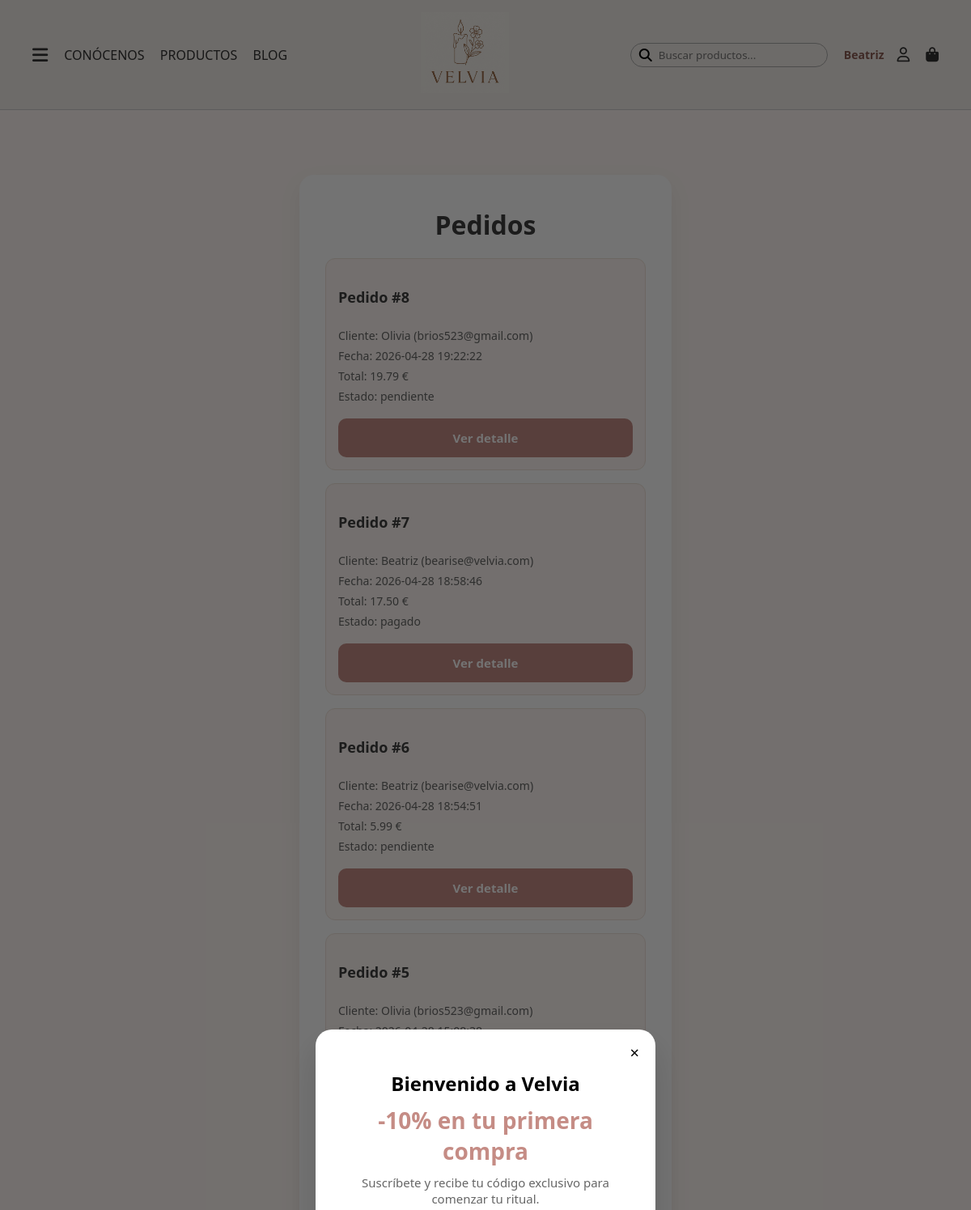
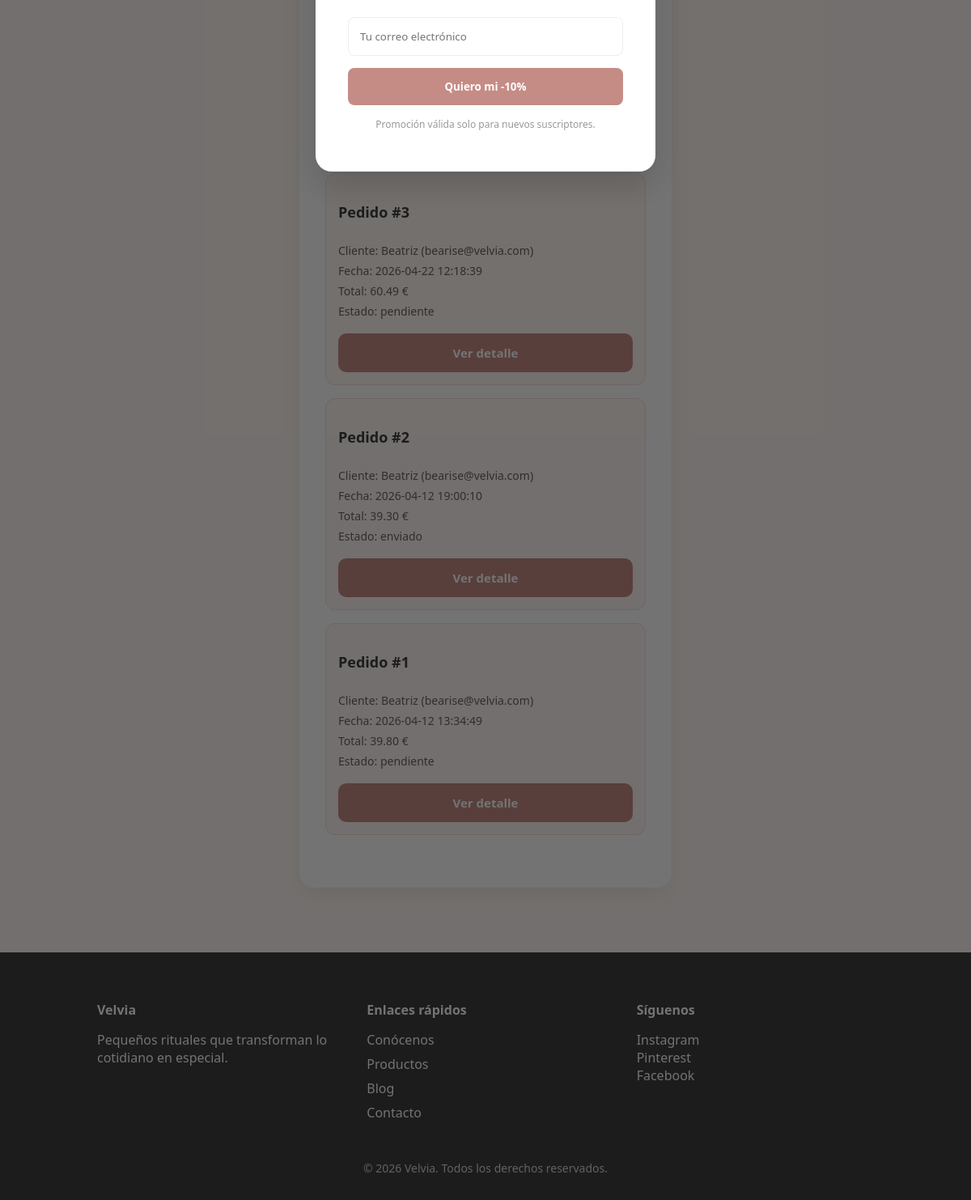
The app's page /admin/pedidos.php (signed in) with its own data (2 pictures, top to bottom).
### tables this page shows
CREATE TABLE `pedido` (
  `id_pedido` int(11) NOT NULL,
  `fecha_pedido` datetime DEFAULT current_timestamp(),
  `estado_pedido` varchar(20) NOT NULL DEFAULT 'pendiente',
  `total` decimal(10,2) DEFAULT NULL,
  `id_direccion` int(11) DEFAULT NULL,
  `id_usuario` int(11) DEFAULT NULL
);

CREATE TABLE `usuario` (
  `id_usuario` int(11) NOT NULL,
  `nombre` varchar(50) NOT NULL,
  `apellidos` varchar(100) DEFAULT NULL,
  `email` varchar(100) NOT NULL,
  `password` varchar(255) NOT NULL,
  `rol` enum('admin','cliente') DEFAULT 'cliente',
  `fecha_registro` timestamp NULL DEFAULT current_timestamp()
);

### admin/pedidos.php (the view, shortened to what this page needs)
<?php
include_once '../php/conexion.php';
$stmt = $pdo->query("
    SELECT
        p.id_pedido,
        p.fecha_pedido,
        p.estado_pedido,
        p.total,
        u.nombre,
        u.email
    FROM pedido p
    JOIN usuario u ON p.id_usuario = u.id_usuario
    ORDER BY p.fecha_pedido DESC
");
$pedidos = $stmt->fetchAll();
include("../php/includes/header.php");
?>
<section class="auth-section">
  <div class="auth-card">
    <h1>Pedidos</h1>
    <?php if (count($pedidos) > 0): ?>
      <div class="pedidos-list">
        <?php foreach ($pedidos as $pedido): ?>
          <div class="pedido-card">
            <p><strong>Pedido #<?= $pedido['id_pedido']; ?></strong></p>
            <p>Cliente: <?= htmlspecialchars($pedido['nombre']); ?> (<?= htmlspecialchars($pedido['email']); ?>)</p>
            <p>Fecha: <?= $pedido['fecha_pedido']; ?></p>
            <p>Total: <?= number_format($pedido['total'], 2); ?> €</p>
            <p>Estado: <?= $pedido['estado_pedido']; ?></p>
            <a href="detalle_pedido.php?id=<?= $pedido['id_pedido']; ?>" class="auth-btn btn-principal">
              Ver detalle
            </a>
          </div>
        <?php endforeach; ?>
      </div>
    <?php else: ?>
      <p>No hay pedidos.</p>
    <?php endif; ?>
  </div>
</section>
<?php include("../php/includes/footer.php"); ?>

### css/styles.css (style rules this page uses)
* { margin: 0; padding: 0; box-sizing: border-box; font-family: 'Segoe UI', sans-serif; }
body { background-color: #f3eee9; }
html { scroll-behavior: smooth; }
.pedidos-list { display: flex; flex-direction: column; gap: 20px; margin-bottom: 25px; }
.pedido-card { background: #fff8f4; border: 1px solid #e8ddd6; border-radius: 14px; padding: 18px 20px; display: flex; flex-direction: column; gap: 6px; }
.pedido-card strong { font-size: 16px; color: #3e3e3e; }
.pedido-card p { margin: 0; font-size: 14px; color: #666; }
.auth-card p strong { display: block; font-size: 18px; margin: 20px 0; color: #3e3e3e; }
.btn-principal { display: inline-block; margin-top: 10px; }

### css/auth.css (style rules this page uses)
.auth-section { min-height: calc(100vh - 140px); display: flex; justify-content: center; align-items: center; padding: 80px 6%; background: #fff8f4; }
.auth-card { width: 100%; max-width: 460px; background: #fff; border-radius: 18px; padding: 40px 32px; box-shadow: 0 10px 30px rgba(0, 0, 0, 0.06); }
.auth-card h1 { font-size: 32px; color: #3e3e3e; margin-bottom: 10px; text-align: center; }
.auth-btn { margin-top: 10px; padding: 14px 18px; border: none; border-radius: 10px; background: #c58c85; color: white; font-size: 15px; font-weight: 600; cursor: pointer; transition: background 0.3s ease, transform 0.2s ease; }
.btn-principal { background: #c58c85; color: white; }
.pedidos-list { display: flex; flex-direction: column; gap: 16px; margin-top: 20px; }
.pedido-card { background: #fff8f4; border: 1px solid #f0e3db; border-radius: 12px; padding: 15px; }
.pedido-card .auth-btn { margin-top: 12px; text-decoration: none; display: inline-flex; align-items: center; justify-content: center; }
.pedido-card strong { color: #3e3e3e; }

### records on screen
pedido: id_pedido "8", id_usuario.nombre "Olivia", id_usuario.email "brios523@gmail.com", fecha_pedido "2026-04-28 19:22:22", total "19.79", estado_pedido "pendiente"
pedido: id_pedido "7", id_usuario.nombre "Beatriz", id_usuario.email "bearise@velvia.com", fecha_pedido "2026-04-28 18:58:46", total "17.50", estado_pedido "pagado"
pedido: id_pedido "6", id_usuario.nombre "Beatriz", id_usuario.email "bearise@velvia.com", fecha_pedido "2026-04-28 18:54:51", total "5.99", estado_pedido "pendiente"
pedido: id_pedido "5", id_usuario.nombre "Olivia", id_usuario.email "brios523@gmail.com"
pedido: id_pedido "3", id_usuario.nombre "Beatriz", id_usuario.email "bearise@velvia.com", fecha_pedido "2026-04-22 12:18:39", total "60.49", estado_pedido "pendiente"
pedido: id_pedido "2", id_usuario.nombre "Beatriz", id_usuario.email "bearise@velvia.com", fecha_pedido "2026-04-12 19:00:10", total "39.30", estado_pedido "enviado"
pedido: id_pedido "1", id_usuario.nombre "Beatriz", id_usuario.email "bearise@velvia.com", fecha_pedido "2026-04-12 13:34:49", total "39.80", estado_pedido "pendiente"

### other values on screen
$_SESSION['usuario']['nombre'] "Beatriz"
